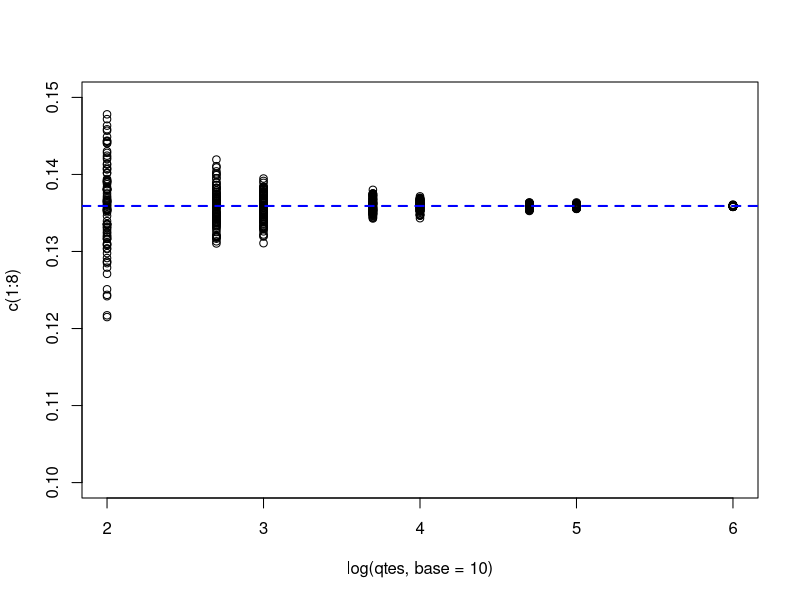

This figure's R source:
discretauniforme <- function(n,alcance)
{
  return(trunc(runif(n,alcance[1],alcance[2]+1)))
}

questaolista <- function(n,qtd)
{
  exp(n/qtd)
}

gerados <- discretauniforme(1e3,c(1,1e4))

mean(questaolista(gerados,1e4)*(1e4))

integral_mcm <- function(n,g,a=0,b=1) {mean(g(runif(n,a,b))*(b-a))}

integral_mcm(1e5,dnorm,a=1,b=2)

qtes <- c(1e2,5e2,1e3,5e3,1e4,5e4,1e5,1e6)

cem <- replicate(100,sapply(qtes,integral_mcm,g=dnorm,a=1,b=2))

rowMeans(cem)

plot(x=log(qtes,base=10),y=c(1:8),ylim = c(0.1,0.15),type="n")

for(i in 1:8)
{
  points(x = rep(log(qtes[i],base=10),100),y=cem[i,])
}

abline(h=diff(pnorm(c(1,2))),lty=2,lwd=2,col="blue")
